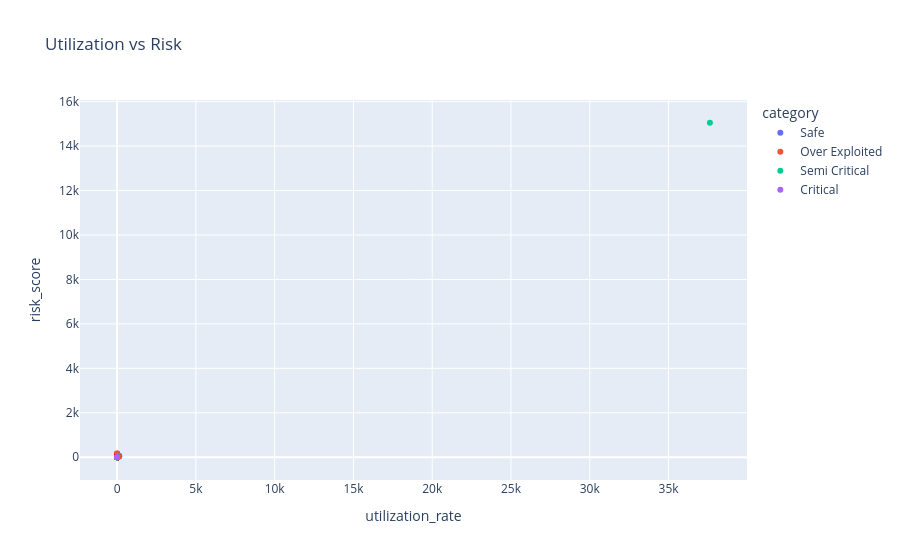

The cell this chart's notebook holds for it:
### Code cell
fig = px.scatter(df, x="utilization_rate", y="risk_score",
                color="category",
                title="Utilization vs Risk")
fig.show()

### Figure 1 — Plotly figure (JSON) as saved in the notebook; plotly's stock layout.template omitted (floating-point values rounded to 4 significant figures; data arrays with more than 128 entries replaced by an {"elided": "..."} marker saying what was removed)
{"data": [{"hovertemplate": "category=Safe<br>utilization_rate=%{x}<br>risk_score=%{y}<extra></extra>", "legendgroup": "Safe", "marker": {"color": "#636efa", "symbol": "circle"}, "mode": "markers", "name": "Safe", "orientation": "v", "showlegend": true, "type": "scatter", "x": [0.7222, 0.1012, 125.6, 131.6, 56.83, 125.6, 131.6, 56.83, 51.79, 51.79, 0.3155, 5.555, 20.0, 3.125, 3.572, 2.778, 3.125, 3.226, 5.263, 3.846, 2.632, 9.091, 3.333, 5.263, 5.0, 16.67, 6.25, 20.0, 25.0, 25.0, 33.33, 20.0, 25.0, 14.28, 20.0, 25.0, 16.67, 10.0, 9.091, 25.0, 25.0, 16.67, 16.67, 20.0, 8.333, 12.5, 10.0, 10.0, 11.11, 25.0, 25.0, 25.0, 12.5, 9.091, 14.28, 14.28, 11.11, 12.5, 1.648, 17.54, 0.0863, 0.1216, 0.1561, 0.1037, 0.05344, 0.834, 0.09815, 0.1335, 0.6123, 0.1368, 0.07011, 0.07341, 0.3267, 0.1315, 0.09743, 0.1278, 0.2498, 0.6216, 1.611, 0.2707, 0.1805, 0.5224, 0.2462, 0.2958, 0.1712, 0.3542, 0.2658, 0.08885, 0.1828, 0.2912, 0.1945, 0.1305, 0.1045, 0.1932, 17.54, 0.0], "xaxis": "x", "y": [0.3745, 0.05707, 50.53, 52.84, 22.97, 50.53, 52.84, 22.97, 22.67, 22.67, 0.3378, 4.323, 14.4, 2.119, 2.757, 2.107, 2.463, 2.184, 3.775, 3.02, 1.894, 5.959, 2.582, 3.993, 3.408, 12.22, 4.066, 11.2, 15.0, 15.0, 17.78, 14.4, 17.5, 10.61, 12.8, 12.51, 12.22, 5.604, 6.944, 17.5, 15.0, 12.22, 12.22, 14.4, 5.012, 8.752, 7.202, 7.602, 6.916, 12.5, 17.5, 15.0, 7.508, 6.285, 10.61, 10.61, 8.397, 9.377, 1.267, 12.32, 0.1265, 0.1527, 0.1523, 0.1434, 0.146, 0.6559, 0.2028, 0.2318, 0.5018, 0.2254, 0.1348, 0.1944, 0.3104, 0.2008, 0.1415, 0.1876, 0.2637, 0.5124, 1.115, 0.2374, 0.2382, 0.4582, 0.3039, 0.3245, 0.2276, 0.349, 0.3166, 0.1678, 0.2036, 0.283, 0.2416, 0.2271, 0.2172, 0.2265, 12.32, 0.026], "yaxis": "y"}, {"hovertemplate": "category=Over Exploited<br>utilization_rate=%{x}<br>risk_score=%{y}<extra></extra>", "legendgroup": "Over Exploited", "marker": {"color": "#EF553B", "symbol": "circle"}, "mode": "markers", "name": "Over Exploited", "orientation": "v", "showlegend": true, "type": "scatter", "x": {"elided": "652 float values"}, "xaxis": "x", "y": {"elided": "652 float values"}, "yaxis": "y"}, {"hovertemplate": "category=Semi Critical<br>utilization_rate=%{x}<br>risk_score=%{y}<extra></extra>", "legendgroup": "Semi Critical", "marker": {"color": "#00cc96", "symbol": "circle"}, "mode": "markers", "name": "Semi Critical", "orientation": "v", "showlegend": true, "type": "scatter", "x": [37630.0, 0.1973, 0.2961, 0.1519, 0.2548, 0.2963, 0.3736, 0.1753], "xaxis": "x", "y": [15050.0, 0.3099, 0.3785, 0.2838, 0.2941, 0.3843, 0.4127, 0.2732], "yaxis": "y"}, {"hovertemplate": "category=Critical<br>utilization_rate=%{x}<br>risk_score=%{y}<extra></extra>", "legendgroup": "Critical", "marker": {"color": "#ab63fa", "symbol": "circle"}, "mode": "markers", "name": "Critical", "orientation": "v", "showlegend": true, "type": "scatter", "x": [0.1729, 0.1233], "xaxis": "x", "y": [0.3249, 0.2819], "yaxis": "y"}], "layout": {"legend": {"title": {"text": "category"}, "tracegroupgap": 0}, "title": {"text": "Utilization vs Risk"}, "xaxis": {"anchor": "y", "domain": [0, 1], "title": {"text": "utilization_rate"}}, "yaxis": {"anchor": "x", "domain": [0, 1], "title": {"text": "risk_score"}}}}
